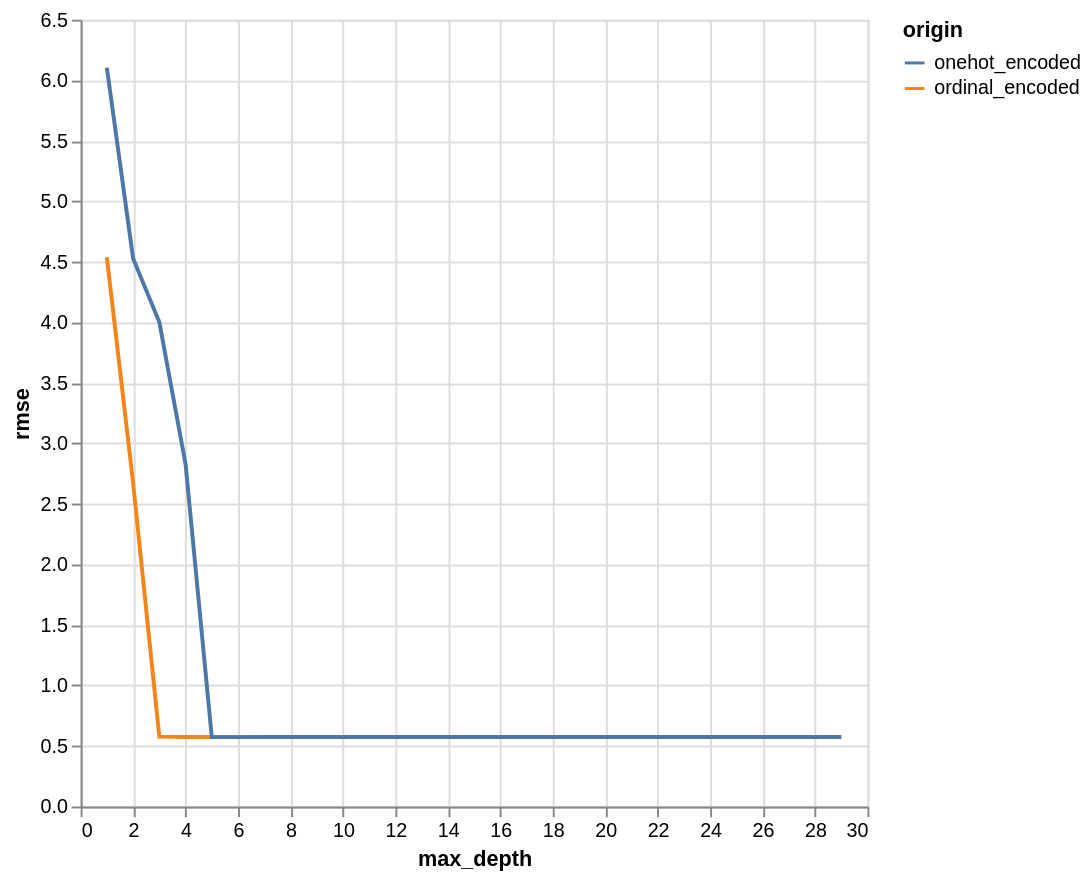

The notebook cell saved with this chart:
### Code cell
alt.Chart(multi_rmse_source).mark_line().encode(
    x='max_depth',
    y='rmse',
    color='origin'
).properties(
    width=400,
    height=400
)

### Figure 1 — Vega-Lite specification as saved in the notebook (floating-point values rounded to 4 significant figures)
{"config": {"view": {"continuousWidth": 300, "continuousHeight": 300}}, "data": {"name": "data-9ee10e98c715420e13cd2fc4d5b70cb7"}, "mark": {"type": "line"}, "encoding": {"color": {"field": "origin", "type": "nominal"}, "x": {"field": "max_depth", "type": "quantitative"}, "y": {"field": "rmse", "type": "quantitative"}}, "height": 400, "width": 400, "$schema": "https://vega.github.io/schema/vega-lite/v5.16.3.json", "datasets": {"data-9ee10e98c715420e13cd2fc4d5b70cb7": [{"max_depth": 1, "rmse": 4.537, "origin": "ordinal_encoded"}, {"max_depth": 2, "rmse": 2.673, "origin": "ordinal_encoded"}, {"max_depth": 3, "rmse": 0.5766, "origin": "ordinal_encoded"}, {"max_depth": 4, "rmse": 0.5741, "origin": "ordinal_encoded"}, {"max_depth": 5, "rmse": 0.5741, "origin": "ordinal_encoded"}, {"max_depth": 6, "rmse": 0.5741, "origin": "ordinal_encoded"}, {"max_depth": 7, "rmse": 0.5741, "origin": "ordinal_encoded"}, {"max_depth": 8, "rmse": 0.5741, "origin": "ordinal_encoded"}, {"max_depth": 9, "rmse": 0.5741, "origin": "ordinal_encoded"}, {"max_depth": 10, "rmse": 0.5741, "origin": "ordinal_encoded"}, {"max_depth": 11, "rmse": 0.5741, "origin": "ordinal_encoded"}, {"max_depth": 12, "rmse": 0.5741, "origin": "ordinal_encoded"}, {"max_depth": 13, "rmse": 0.5741, "origin": "ordinal_encoded"}, {"max_depth": 14, "rmse": 0.5741, "origin": "ordinal_encoded"}, {"max_depth": 15, "rmse": 0.5741, "origin": "ordinal_encoded"}, {"max_depth": 16, "rmse": 0.5741, "origin": "ordinal_encoded"}, {"max_depth": 17, "rmse": 0.5741, "origin": "ordinal_encoded"}, {"max_depth": 18, "rmse": 0.5741, "origin": "ordinal_encoded"}, {"max_depth": 19, "rmse": 0.5741, "origin": "ordinal_encoded"}, {"max_depth": 20, "rmse": 0.5741, "origin": "ordinal_encoded"}, {"max_depth": 21, "rmse": 0.5741, "origin": "ordinal_encoded"}, {"max_depth": 22, "rmse": 0.5741, "origin": "ordinal_encoded"}, {"max_depth": 23, "rmse": 0.5741, "origin": "ordinal_encoded"}, {"max_depth": 24, "rmse": 0.5741, "origin": "ordinal_encoded"}, {"max_depth": 25, "rmse": 0.5741, "origin": "ordinal_encoded"}, {"max_depth": 26, "rmse": 0.5741, "origin": "ordinal_encoded"}, {"max_depth": 27, "rmse": 0.5741, "origin": "ordinal_encoded"}, {"max_depth": 28, "rmse": 0.5741, "origin": "ordinal_encoded"}, {"max_depth": 29, "rmse": 0.5741, "origin": "ordinal_encoded"}, {"max_depth": 1, "rmse": 6.102, "origin": "onehot_encoded"}, {"max_depth": 2, "rmse": 4.528, "origin": "onehot_encoded"}, {"max_depth": 3, "rmse": 4.002, "origin": "onehot_encoded"}, {"max_depth": 4, "rmse": 2.829, "origin": "onehot_encoded"}, {"max_depth": 5, "rmse": 0.573, "origin": "onehot_encoded"}, {"max_depth": 6, "rmse": 0.5727, "origin": "onehot_encoded"}, {"max_depth": 7, "rmse": 0.5741, "origin": "onehot_encoded"}, {"max_depth": 8, "rmse": 0.5741, "origin": "onehot_encoded"}, {"max_depth": 9, "rmse": 0.5741, "origin": "onehot_encoded"}, {"max_depth": 10, "rmse": 0.5741, "origin": "onehot_encoded"}, {"max_depth": 11, "rmse": 0.5741, "origin": "onehot_encoded"}, {"max_depth": 12, "rmse": 0.5741, "origin": "onehot_encoded"}, {"max_depth": 13, "rmse": 0.5741, "origin": "onehot_encoded"}, {"max_depth": 14, "rmse": 0.5741, "origin": "onehot_encoded"}, {"max_depth": 15, "rmse": 0.5741, "origin": "onehot_encoded"}, {"max_depth": 16, "rmse": 0.5741, "origin": "onehot_encoded"}, {"max_depth": 17, "rmse": 0.5741, "origin": "onehot_encoded"}, {"max_depth": 18, "rmse": 0.5741, "origin": "onehot_encoded"}, {"max_depth": 19, "rmse": 0.5741, "origin": "onehot_encoded"}, {"max_depth": 20, "rmse": 0.5741, "origin": "onehot_encoded"}, {"max_depth": 21, "rmse": 0.5741, "origin": "onehot_encoded"}, {"max_depth": 22, "rmse": 0.5741, "origin": "onehot_encoded"}, {"max_depth": 23, "rmse": 0.5741, "origin": "onehot_encoded"}, {"max_depth": 24, "rmse": 0.5741, "origin": "onehot_encoded"}, {"max_depth": 25, "rmse": 0.5741, "origin": "onehot_encoded"}, {"max_depth": 26, "rmse": 0.5741, "origin": "onehot_encoded"}, {"max_depth": 27, "rmse": 0.5741, "origin": "onehot_encoded"}, {"max_depth": 28, "rmse": 0.5741, "origin": "onehot_encoded"}, {"max_depth": 29, "rmse": 0.5741, "origin": "onehot_encoded"}]}}
